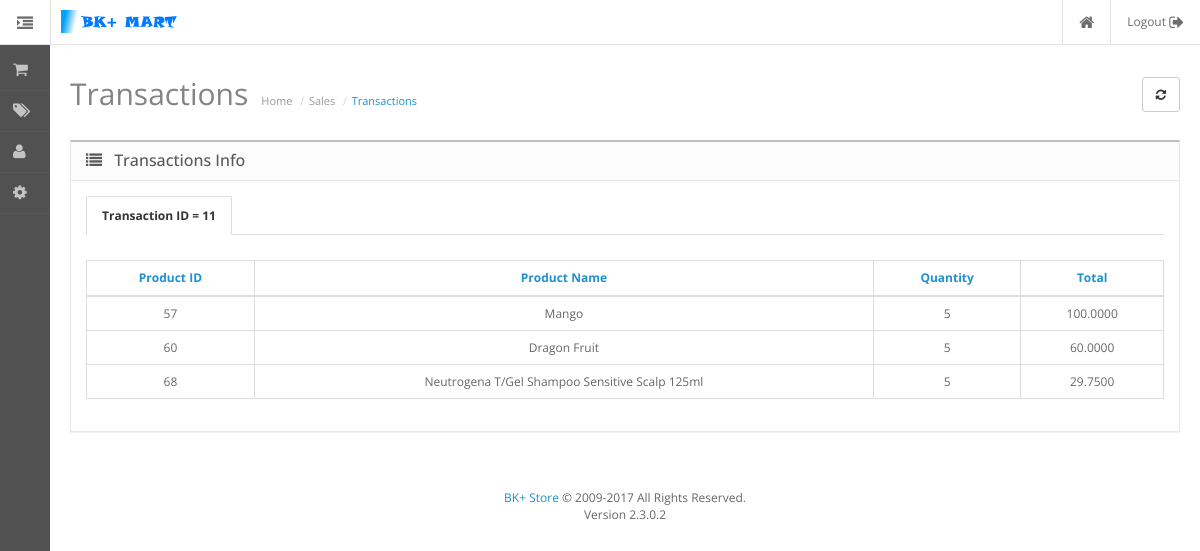
The app's page /admin/index.php?action=transaction_info&transaction_id=11 (signed in) with its own data.
### tables this page shows
CREATE TABLE `order` (
  `transaction_id` int(255) NOT NULL,
  `product_id` int(255) NOT NULL,
  `qty` int(11) NOT NULL DEFAULT '0',
  `amount` decimal(15,4) NOT NULL DEFAULT '0.0000'
);

CREATE TABLE `product` (
  `id` int(255) NOT NULL,
  `catalog_id` int(11) NOT NULL,
  `name` varchar(100) NOT NULL,
  `price` float NOT NULL DEFAULT '0',
  `qty` int(11) NOT NULL DEFAULT '0',
  `content` text NOT NULL,
  `image_link` varchar(120) NOT NULL DEFAULT 'http://localhost/sales/public/admin/image_upload/apple_cinema_30-100x100.jpg'
);

### system/admin.php (called while the page is built, shortened)
<?php
function load_header(){
    require 'widget/header.php';
}
function load_footer(){
    require 'widget/footer.php';
}
function load_widget($widget){
    require 'widget/'.$widget.'.php';
}
function load_sidebar(){
    require 'widget/sidebar.php';
}

### admin/action/transaction_info.php (called while the page is built, shortened)
<?php
load_widget('content-transaction_info');

### system/client.php (called while the page is built, shortened)
<?php
    function input_get($key){
        return isset($_GET[$key]) ? $_GET[$key] : FALSE;
        }
?>

### admin/widget/content-transaction_info.php (the view, shortened to what this page needs)
<?php
$transaction = input_get('transaction_id');
$sql = "SELECT o.*,p.name as product_name FROM `order` o JOIN `product` p ON o.product_id = p.id WHERE o.transaction_id='".$transaction."' ";
$search_result = filterTable($sql);
function filterTable($query)
{
    $connect = mysqli_connect("localhost", "root", "", "banhang2");
    $filter_Result = mysqli_query($connect, $query);
    return $filter_Result;
}
?>
<div id="content">
    <div class="page-header">
        <div class="container-fluid">
            <div class="pull-right">
            <a href="admin/index.php?action=transactions" data-toggle="tooltip" title="Rebuild" class="btn btn-default"><i class="fa fa-refresh"></i></a>
            </div>
            <h1>Transactions</h1>
            <ul class="breadcrumb">
                <li><a >Home</a></li>
                <li><a >Sales</a></li>
                <li><a >Transactions</a></li>
            </ul>
        </div>
    </div>
    <div class="container-fluid">
        <div class="panel panel-default">
            <div class="panel-heading">
                <h3 class="panel-title"><i class="fa fa-list"></i> Transactions Info</h3>
            </div>
            <div class="panel-body">
                 <ul class="nav nav-tabs">
                        <li class="active"><a href="#tab-general" data-toggle="tab">Transaction ID = <?php echo $transaction;?></a></li>
                 </ul>
                <table class="table table-bordered table-hover">
                                <thead>
                                    <tr >
                                        <td class="text-center">                    <a>Product ID</a>
                                        </td>
                                        <td class="text-center">                    <a >Product Name</a>
                                        </td>
                                        <td class="text-center">                    <a >Quantity </a>
                                        </td>
                                        <td class="text-center">                    <a >Total</a>
                                        </td>
                                    </tr>
                                </thead>
                                <tbody id="transaction-table">
                                    <?PHP
                                    if($search_result == null) {
                                    ?>
                                    <tr>
                                        <td class="text-center"><?PHP echo "No records found !"; ?></td>
                                    </tr>
                                    <?PHP
                                    }
                                    else {
                                        while($item = mysqli_fetch_array($search_result)):
                                    ?>
                                    <tr>
                                        <td class="text-center"><?PHP echo $item['product_id']; ?> </td>
                                        <td class="text-center"><?PHP echo $item['product_name']; ?> </td>
                                        <td class="text-center"><?PHP echo $item['qty']; ?> </td>
                                        <td class="text-center"><?PHP echo $item['amount']; ?> </td>
                                    </tr>
                                    <?PHP endwhile; }?>
                                </tbody>
                        </table>
           </div>
        </div>
    </div>
</div>

### public/admin/stylesheet/stylesheet.css (style rules this page uses)
html, body { height: 100%; margin: 0; padding: 0; font-family: 'Open Sans', sans-serif; font-size: 12px; color: #666666; text-rendering: optimizeLegibility; }
h1, h2, h3, h4, h5, h6, p { margin-top: 0; }
.page-header { vertical-align: middle; margin: 15px 0; padding: 0; border-bottom: none; }
.page-header h1 { font-family: 'Open Sans', sans-serif; font-weight: 400; font-size: 30px; color: #848484; display: inline-block; margin-bottom: 15px; }
.breadcrumb { display: inline-block; background: none; margin: 0; padding: 0 10px; }
.breadcrumb li a { color: #999999; font-size: 11px; padding: 0px; margin: 0px; }
.breadcrumb li:last-child a { color: #1e91cf; }
.breadcrumb li + li:before { content: "/"; font-family: FontAwesome; color: #BBBBBB; padding: 0 5px; }
.container-fluid { padding-left: 20px; padding-right: 20px; }
#content { padding-bottom: 40px; transition: all 0.3s; }
#column-left + #content { margin-left: 50px; }
.nav-tabs > li > a { color: #666; border-radius: 2px 2px 0 0; }
.nav-tabs { margin-bottom: 25px; }
.nav-tabs > li.active > a, .nav-tabs > li.active > a:hover, .nav-tabs > li.active > a:focus { font-weight: bold; color: #333; }
.table thead td { font-weight: bold; }
.table thead > tr > td, .table tbody > tr > td { vertical-align: middle; }
.panel { border-radius: 0px; }
.panel .panel-heading { position: relative; }
.panel-heading h3 i { margin-right: 8px; -webkit-tap-highlight-color: rgba(0,0,0,0); }
.panel-heading i { font-size: 16px; font-weight: 500; }
.panel-heading h3 { font-size: 16px; font-weight: 500; display: inline-block; }
.panel-default { border: 1px solid #e8e8e8; border-top: 2px solid #bfbfbf; }
.panel-default .panel-heading { color: #595959; border-color: #e8e8e8; background: #fcfcfc; }

### records on screen
order: product "57", product.name "Mango", qty "5", amount "100.0000"
order: product "60", product.name "Dragon Fruit", qty "5", amount "60.0000"
order: product "68", product.name "Neutrogena T/Gel Shampoo Sensitive Scalp 125ml", qty "5", amount "29.7500"

### other values on screen
$transaction "11"
